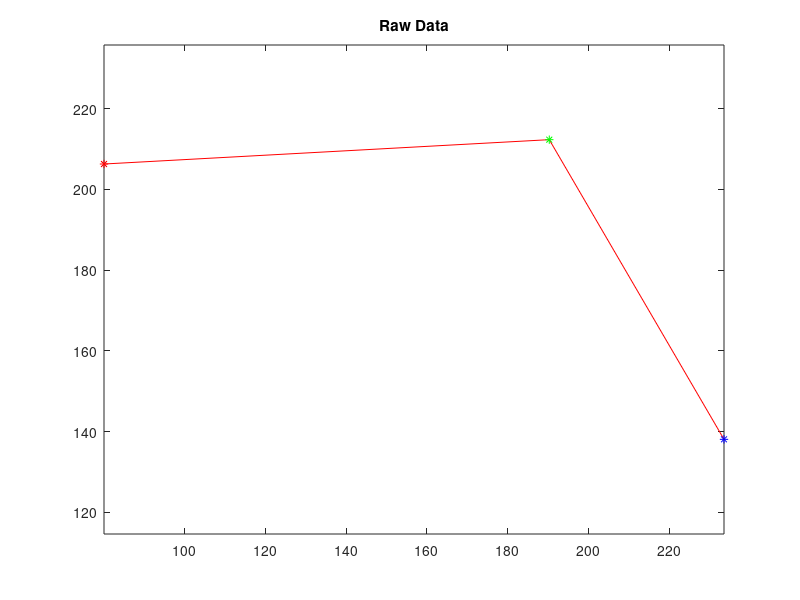
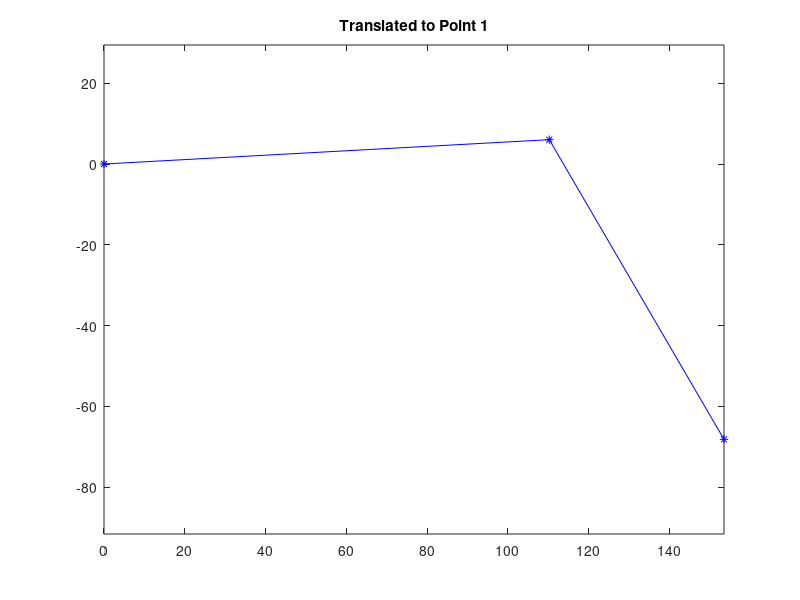
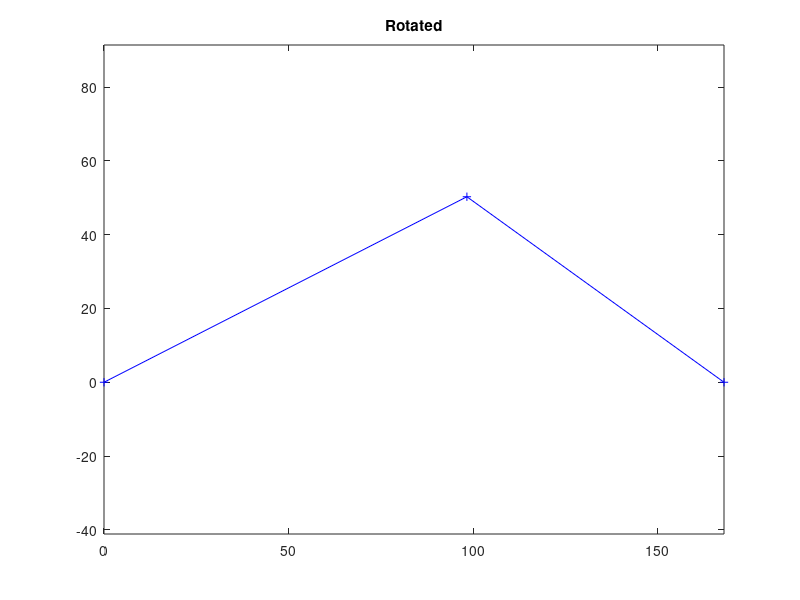

The MATLAB script that drew these images, in order:
clear all
clc

%% Headform Calibration - Virtual Point Generation

handles.calibratedHeadform(1,1:2)=[80.0454  206.2903];
handles.calibratedHeadform(2,1:2)=[190.3173  212.3196];
handles.calibratedHeadform(3,1:2)=[233.5869  138.1065];

%%Set up and plot Raw frame 1 from Demo movie
hcp(1,1:2)=[80.0454  206.2903];
hcp(2,1:2)=[190.3173  212.3196];
hcp(3,1:2)=[233.5869  138.1065];

figure(1)
plot(hcp(:,1),hcp(:,2),'-r')
hold on
plot(hcp(1,1),hcp(1,2),'*-r')
plot(hcp(2,1),hcp(2,2),'*-g')
plot(hcp(3,1),hcp(3,2),'*-b')
axis equal
title('Raw Data')
hcp

%%  Translate to point 1
xtran=hcp(1,1);
ytran=hcp(1,2);
for jk=1:3
    hcp(jk,1)=hcp(jk,1)-xtran;
    hcp(jk,2)=hcp(jk,2)-ytran;   
end
hcp

figure(2)
plot(hcp(:,1),hcp(:,2),'*-b')
axis equal
title('Translated to Point 1')

%%   Angle of x axis with horizontal (below horizontal -ive)
y1Diff=hcp(3,2)-hcp(1,2)
x1Diff=hcp(3,1)-hcp(1,1)
theta1=atan2(y1Diff,x1Diff)

%%  Rotate coorefernce framer counterclockwise by theta1
%See Wolfram http://mathworld.wolfram.com/RotationMatrix.html

rotMat(1,:)= [  cos(theta1) sin(theta1)];
rotMat(2,:)= [ -sin(theta1)  cos(theta1)];

for jk=1:3
    prime(jk,:)=rotMat*[hcp(jk,1) hcp(jk,2)]';
end

prime

figure(3)
X=prime(:,1);
Y=prime(:,2);
plot( X,Y,'+b-')
axis equal
title('Rotated')

%%  Set Position vector of point 2 in Local and translatiom
pV=[1 prime(2,:)]';
tx=hcp(1,1);
ty=hcp(1,2);

%% Procedure for each fram
%  Set up 3 x3 transformation matrix to rotate and translate

theta1=-theta1
T(1,1:3)   =   [1  0                        0];
T(2,1:3)   =   [tx cos(theta1)    -sin(theta1) ]
T(3,1:3)   =   [ty sin(theta1)     cos(theta1) ]

%Find local coordinates
PGlobal = [1 handles.calibratedHeadform(2,1)  handles.calibratedHeadform(2,2) ]'
Plocal  = T * PGlobal
% Where T is transformation from Global to local

%Try the inverse
NewGlobal = inv(T)*pV

%!That works
%   So for every frame:
%   1. Specify new (tx,ty) from Point 3
%   2. Specify new theta from Points 1 and 3
%   3. Predict new global from inverse of above matrix













